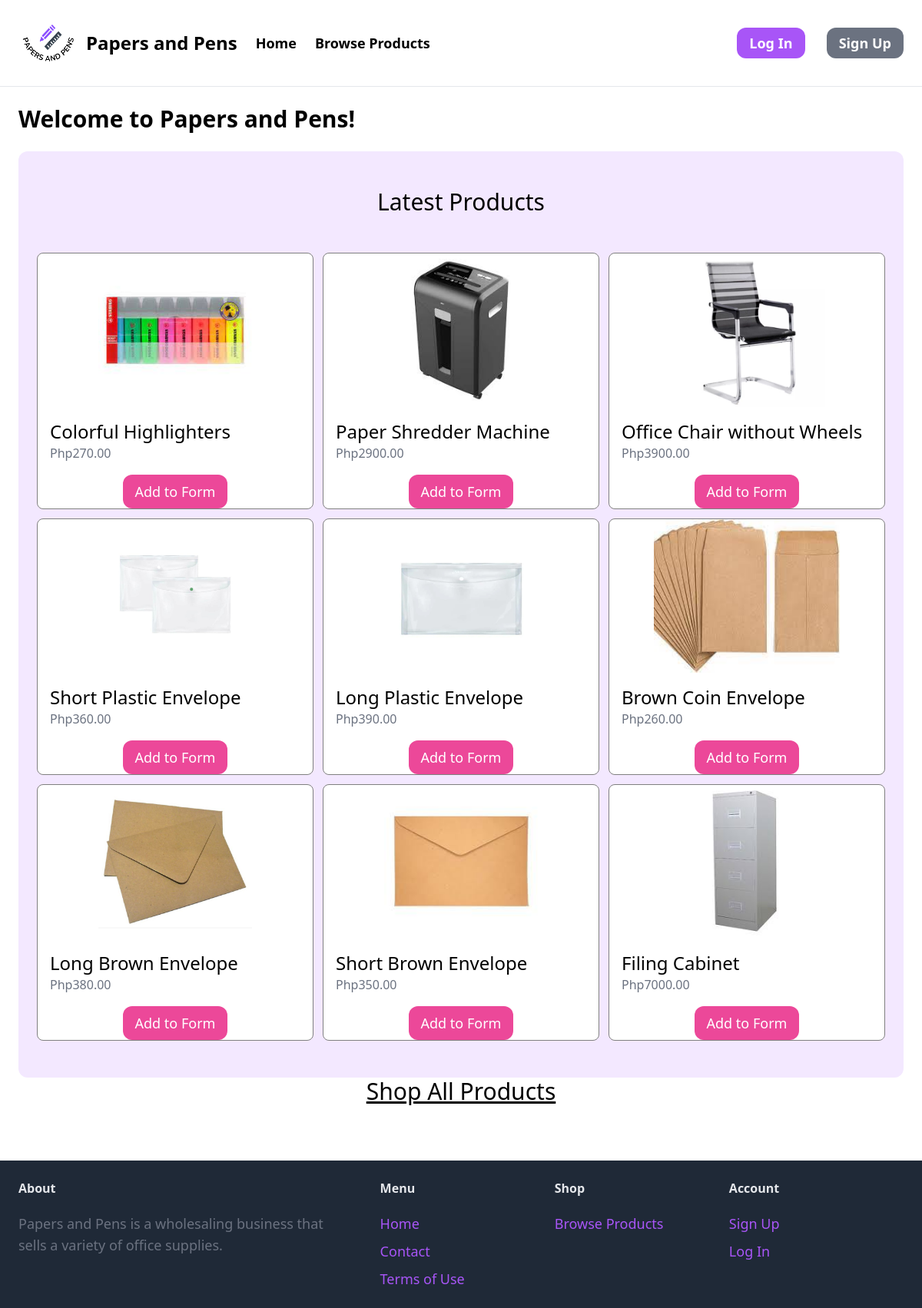
The app's page /, older data.
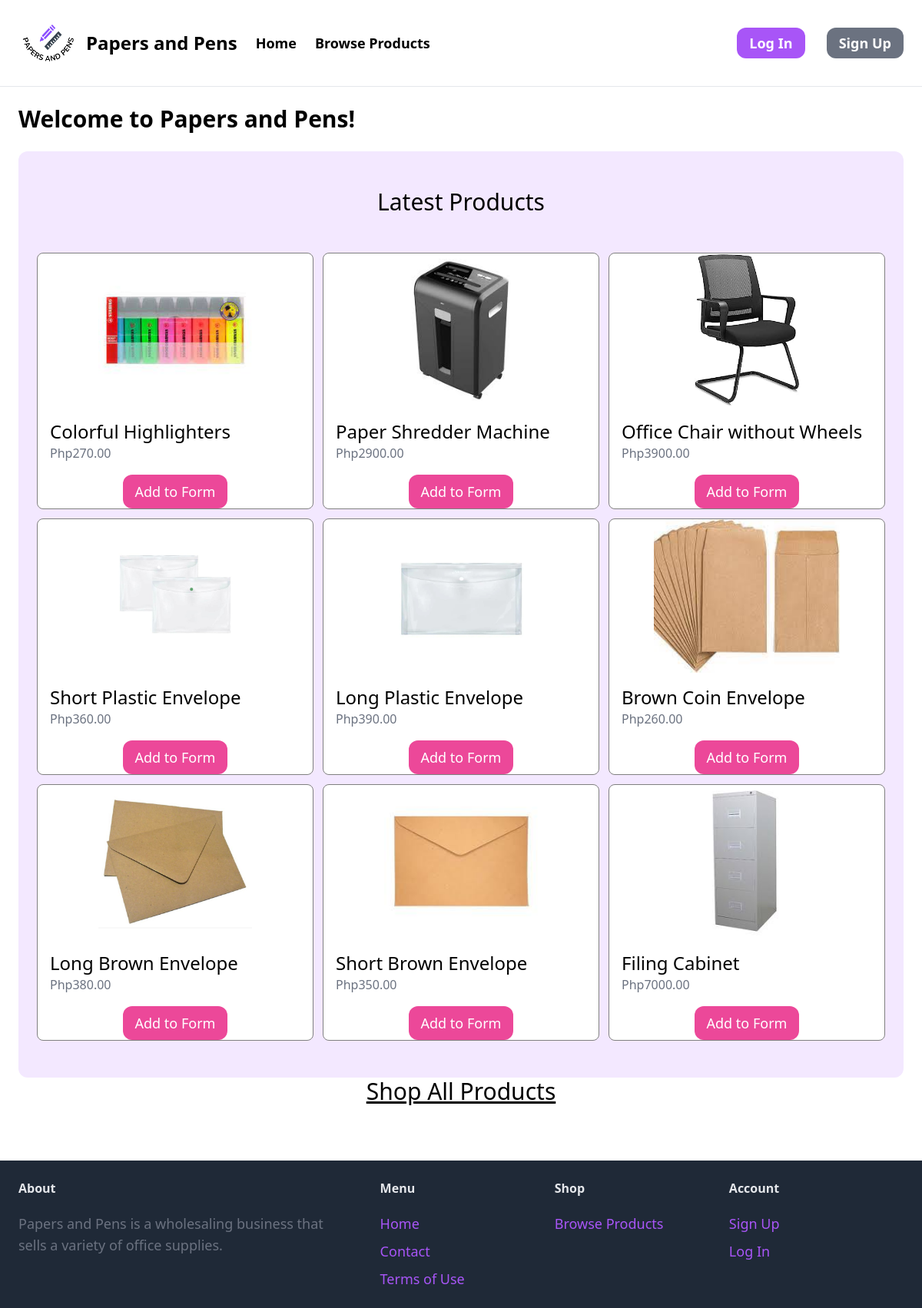
The same page, newer data.
### products/models.py (models this page shows, shortened)
class Product(models.Model):
    category = models.ForeignKey(Category, related_name='products', on_delete=models.CASCADE)
    product_name = models.CharField(max_length=250, help_text = "Enter product name.")
    description = models.TextField(blank=True, null=True, help_text = "Enter product description.")
    price = models.FloatField(help_text = "Enter product price.")
    image = models.ImageField(upload_to='product_images', blank=True, null=True, help_text = "Upload product image.")
    available = models.BooleanField(default=True)
    publish_date = models.DateTimeField(auto_now_add=True)
    modified_date = models.DateTimeField(auto_now=True)
    created_by = models.ForeignKey(User, on_delete=models.SET_NULL, null=True, blank=True)
    class Meta:
        ordering = ('-publish_date',)

### catalog/views.py (the view)
# urls.py: path('', views.index, name="index"),
def index(request):
    products = Product.objects.filter(available=True)[0:9]
    return render(request, 'catalog/index.html', {
        'products' : products,
    }
)

### catalog/templates/catalog/index.html (shortened to what this page needs)
{% extends 'catalog/base.html'%}
{% block content %}
    {% if request.user.is_authenticated %}
        <strong class="mb-12 text-3xl text-center">Welcome back, {{ user.first_name }}!</strong>
    {% else %}
        <strong class="mb-12 text-3xl text-center">Welcome to Papers and Pens!</strong>
    {% endif %}
    <div class="mt-6 px-6 py-12 bg-purple-100 rounded-xl">
        <h2 class="mb-12 text-3xl text-center">Latest Products</h2>
        <div class="grid grid-cols-3 gap-3">
            {% for product in products %}
                <div class="product-container">
                    <a href="{% url 'product:detail' product.id %}">
                        <div class="image-container">
                            <img src="{{ product.image.url }}" class="product-image" alt="{{ product.product_name }}">
                        </div>
                        <div class="p-6 bg-white rounded-b-xl">
                            <h2 class="text-2xl">{{ product.product_name }}</h2>
                            <p class="text-gray-500">Php{{ product.price | floatformat:2 }}</p>
                        </div>
                    </a>
                    <div class="button-container">
                        {% if request.user.is_superuser %}
                            <div class='mt-6 pg-6 bg-gray rounded-xl'>
                                <a href="{% url 'product:edit' product.id %}" class="inline-block mt-6 px-6 py-3 text-lg font-semibold bg-purple-500 text-white rounded-xl">Edit</a>
                                <a href="{% url 'product:delete' product.id %}" class="inline-block mt-6 px-6 py-3 text-lg font-semibold bg-red-500 text-white rounded-xl">Delete</a>
                            </div>
                        {% else %}
                            <button data-product={{product.id}} data-action="add" class="py-2 px-4 bg-pink-500 text-lg rounded-xl text-white add-btn update-cart">Add to Form</button>
                        {% endif %}
                    </div>
                </div>
            {% endfor %}
        </div>
    </div>
    <div>
        <a href="{% url 'product:browse' %}" style="text-decoration: underline;">
            <h2 class="mb-12 text-3xl text-center">Shop All Products</h2>
        </a>
    </div>
{% endblock %}

### catalog/templates/catalog/base.html (shortened to what this page needs)
<!doctype html>
<html>
    <head>
        <script src="https://cdn.tailwindcss.com"></script>
        {% load static %}
    </head>
    <body>
        <nav class="py-6 px-6 flex justify-between items-center border-b border-gray-200">
            <div class="flex items-center space-x-6">
                <a href="/" class="text-xl font-semibold mb-4 sm:mb-0 sm:text-2xl flex items-center">
                    <img src="{% static 'images/logo.png' %}" class="w-20 h-16 mr-2">
                    Papers and Pens</a>
                <a href="{% url 'catalog:index' %}" class="text-lg font-semibold hover:text-gray-500">Home</a>
                <a href="{% url 'product:browse' %}" class="text-lg font-semibold hover:text-gray-500">Browse Products</a>
            </div>
            <div class="space-x-2 sm:space-x-6">
                {% if request.user.is_superuser %}
                    <a href="{% url 'product:new' %}" class="text-lg font-semibold hover:text-gray-500">Add Product</a>
                    <a href="{% url 'product:manage' %}" class="text-lg font-semibold hover:text-gray-500">Manage Products</a>
                    <a href="{% url 'catalog:logout' %}" class="px-4 py-2 text-lg font-semibold bg-gray-500 text-white hover:bg-gray-700 rounded-xl">Log Out</a>
                {% else %}
                    <a href="{% url 'catalog:login' %}" class="px-4 py-2 text-lg font-semibold bg-purple-500 text-white hover:bg-gray-700 rounded-xl">Log In</a>
                    <a href="{% url 'catalog:signup' %}" class="px-4 py-2 text-lg font-semibold bg-gray-500 text-white hover:bg-gray-700 rounded-xl">Sign Up</a>
                {% endif %}
            </div>
        </nav>
        <div class="px-6 py-6">
            {% block content %}
            {% endblock %}
        </div>
        <footer class="py-6 px-6 sm:flex sm:justify-between bg-gray-800">
            <div class="w-full sm:w-2/3 pr-10">
                <h3 class="mb-5 font-semibold text-gray-200">About</h3>
                <p class="text-lg text-gray-500">Papers and Pens is a wholesaling business that sells a variety of office supplies.</p>
            </div>
            <div class="w-full sm:w-1/3">
                <h3 class="mb-5 font-semibold text-gray-200">Menu</h3>
                <ul class="space-y-2">
                    <li><a href="{% url 'catalog:index' %}" class="text-lg text-purple-500">Home</a></li>
                    <li><a href="{% url 'catalog:contact' %}" class="text-lg text-purple-500">Contact</a></li>
                    <li><a href="{% url 'catalog:terms' %}" class="text-lg text-purple-500">Terms of Use</a></li>
                </ul>
            </div>
            <div class="w-full sm:w-1/3">
                <h3 class="mb-5 font-semibold text-gray-200">Shop</h3>
                <ul class="space-y-2">
                    <li><a href="{% url 'product:browse' %}" class="text-lg text-purple-500">Browse Products</a></li>
                </ul>
            </div>
            <div class="w-full sm:w-1/3">
                <h3 class="mb-5 font-semibold text-gray-200">Account</h3>
                <ul class="space-y-2">
                    {% if request.user.is_superuser %}
                        <li><a href="{% url 'product:new' %}" class="text-lg text-purple-500">Add Product</a></li>
                        <li><a href="{% url 'product:manage' %}" class="text-lg text-purple-500">Manage Products</a></li>
                        <li><a href="{% url 'catalog:logout' %}" class="text-lg text-purple-500">Log Out</a></li>
                    {% elif request.user.is_authenticated %}
                        <li><a href="{% url 'quotation:cart' %}" class="text-lg text-purple-500">My Form</a></li>
                        <li><a href="{% url 'catalog:my_dashboard' %}" class="text-lg text-purple-500">My Dashboard</a></li>
                        <li><a href="{% url 'catalog:logout' %}" class="text-lg text-purple-500">Log Out</a></li>
                    {% else %}
                        <li><a href="{% url 'catalog:signup' %}" class="text-lg text-purple-500">Sign Up</a></li>
                        <li><a href="{% url 'catalog:login' %}" class="text-lg text-purple-500">Log In</a></li>
                    {% endif %}
                </ul>
            </div>
        </footer>
    </body>
</html>

### catalog/templates/catalog/index.html (style rules this page uses)
.product-container { width: 100%; border: 1px solid white; border-color: gray; border-radius: 8px; background-color: white; display: flex; flex-direction: column; }
.image-container { width: 100%; height: 200px; overflow: hidden; }
.product-image { width: 100%; height: 100%; object-fit: contain; }
.button-container { display: flex; justify-content: center; margin-top: auto; }
.p-6 { padding: 1rem; }

Row changes from the older to the newer data that the page shows:
changed Product "Office Chair without Wheels": image: a different picture
